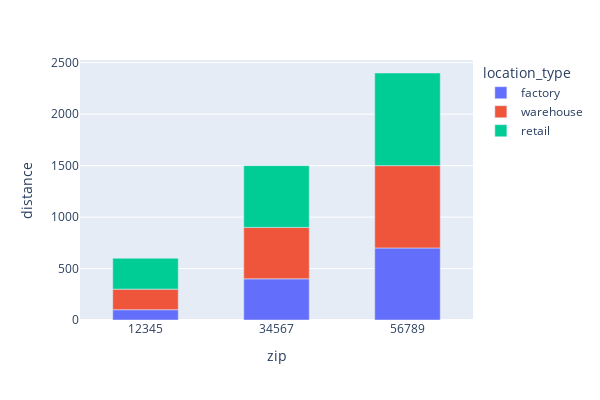

The notebook cell this image was saved under:
### Code cell
import plotly.express as px
fig = px.bar(fasla2, x='zip', y='distance', color='location_type')
fig.update_traces(width=0.5)
fig.update_layout(width=600, height=400)
fig.show()

### Figure 1 — Plotly figure (JSON) as saved in the notebook; plotly's stock layout.template omitted (floating-point values rounded to 4 significant figures)
{"data": [{"alignmentgroup": "True", "hovertemplate": "location_type=factory<br>zip=%{x}<br>distance=%{y}<extra></extra>", "legendgroup": "factory", "marker": {"color": "#636efa", "pattern": {"shape": ""}}, "name": "factory", "offsetgroup": "factory", "orientation": "v", "showlegend": true, "textposition": "auto", "type": "bar", "width": 0.5, "x": ["12345", "34567", "56789"], "xaxis": "x", "y": [100, 400, 700], "yaxis": "y"}, {"alignmentgroup": "True", "hovertemplate": "location_type=warehouse<br>zip=%{x}<br>distance=%{y}<extra></extra>", "legendgroup": "warehouse", "marker": {"color": "#EF553B", "pattern": {"shape": ""}}, "name": "warehouse", "offsetgroup": "warehouse", "orientation": "v", "showlegend": true, "textposition": "auto", "type": "bar", "width": 0.5, "x": ["12345", "34567", "56789"], "xaxis": "x", "y": [200, 500, 800], "yaxis": "y"}, {"alignmentgroup": "True", "hovertemplate": "location_type=retail<br>zip=%{x}<br>distance=%{y}<extra></extra>", "legendgroup": "retail", "marker": {"color": "#00cc96", "pattern": {"shape": ""}}, "name": "retail", "offsetgroup": "retail", "orientation": "v", "showlegend": true, "textposition": "auto", "type": "bar", "width": 0.5, "x": ["12345", "34567", "56789"], "xaxis": "x", "y": [300, 600, 900], "yaxis": "y"}], "layout": {"barmode": "relative", "height": 400, "legend": {"title": {"text": "location_type"}, "tracegroupgap": 0}, "margin": {"t": 60}, "width": 600, "xaxis": {"anchor": "y", "domain": [0, 1], "title": {"text": "zip"}}, "yaxis": {"anchor": "x", "domain": [0, 1], "title": {"text": "distance"}}}}
